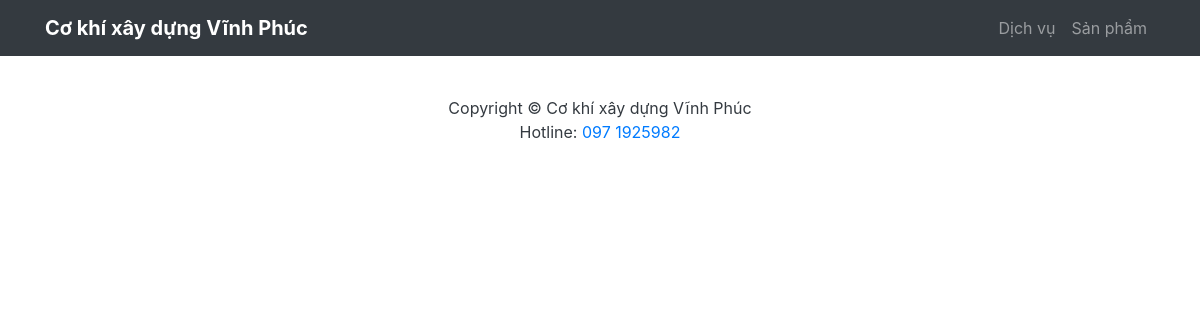
/san-pham/, run on an earlier commit of the app's database.
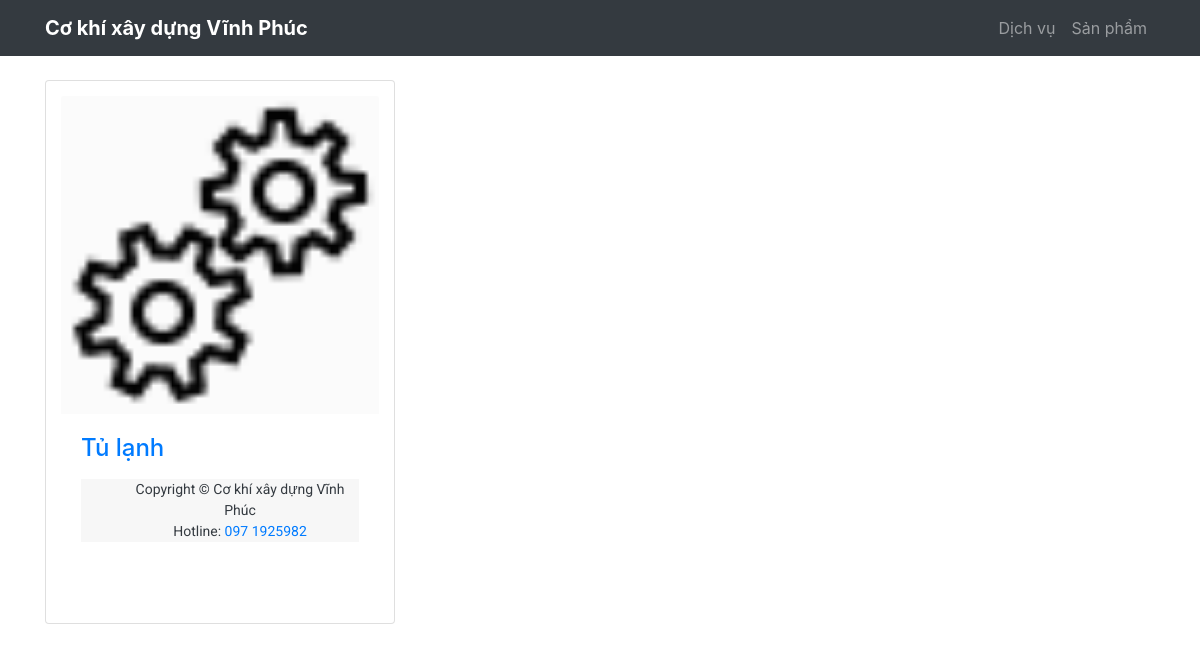
And on a later commit of the database.
### product/models.py (models this page shows, shortened)
class Product(models.Model):
    title = models.CharField(max_length=200, null=True, blank=False)
    slug = models.SlugField()
    content = models.TextField(null=True, blank=True)
    date_created = models.DateTimeField(auto_now_add=True)
    thumbnail = models.ImageField(upload_to = path_file_name, null=True, blank=True)
    price = models.CharField(max_length=200, null=True, blank=False)

### product/views.py (the view)
# urls.py: path('', views.productList, name='product_list'),
def productList(request):
    products = Product.objects.all()
    return render(request, 'product_list.html', { 'products': products})

### templates/product_list.html (shortened to what this page needs)
{% extends "base.html" %}
{% load static %}
{% block extrahead %}
<link rel="stylesheet" href="{% static 'css/product_list.css' %}">
{% endblock extrahead %}
{% block content %}
<br>
<div class="row">
    {% for product in products %}
    <div class="col-lg-4 col-md-6 mb-4">
        <div class="card h-100">
            <a href="#">
                {% if product.thumbnail  %}
                <img class="card-img-top" src="{{ product.thumbnail.url }}" alt="" srcset="">
                {% else %}
                <img class="card-img-top" src="/static/images/settings.gif" alt="">
                {% endif %}
            </a>
            <div class="card-body">
                <h4 class="card-title">
                    <a href="#">{{product.title}}</a>
                </h4>
                <p class="card-text">{{product.content | safe | truncatewords:"50"}}</p>
            </div>
        </div>
    </div>
    {% endfor %}
</div>
{% endblock content %}

What changed in the data, as far as the page shows it:
added Product: title "Tủ lạnh"
